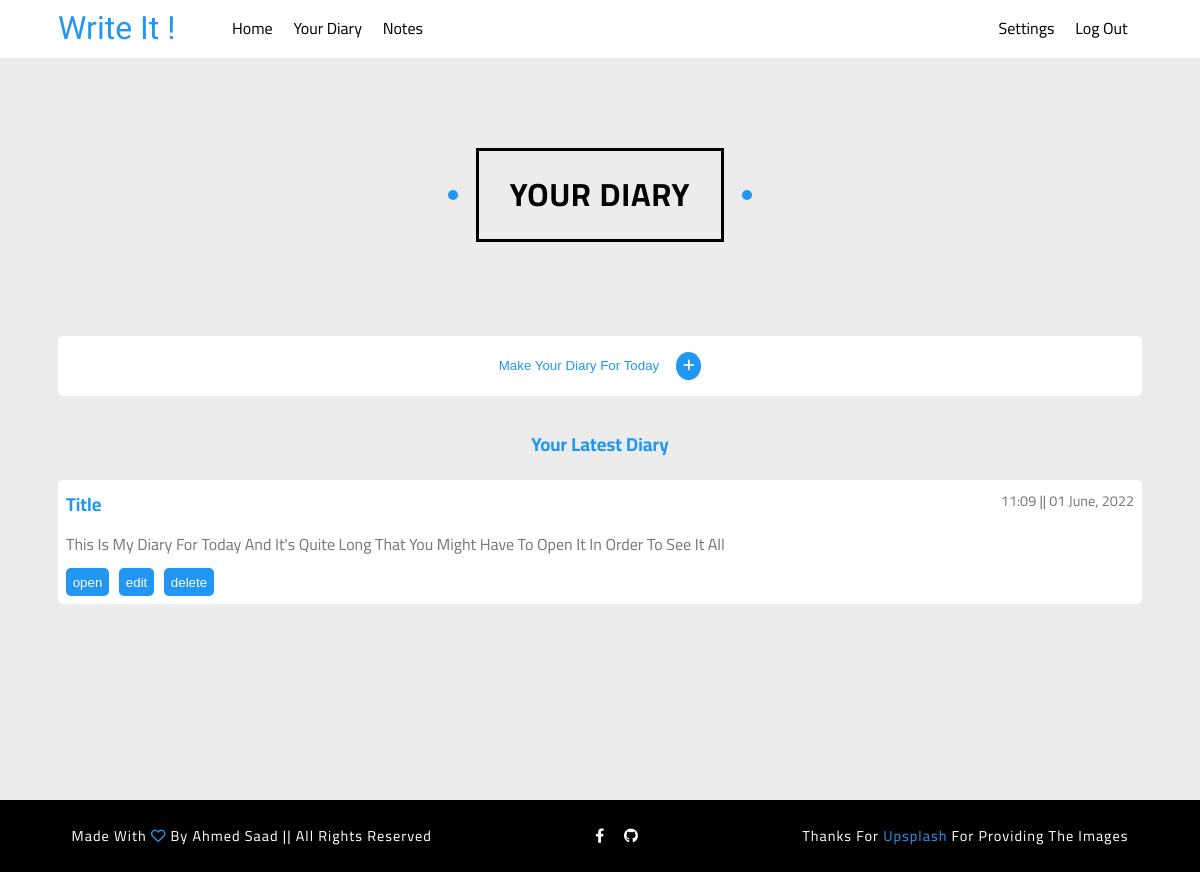
The page /diary (signed in) on the database its author committed.
### tables this page shows
CREATE TABLE diary (
diary_id INTEGER PRIMARY KEY AUTOINCREMENT,
user_id INTEGER,
title TEXT,
diary TEXT NOT NULL,
date TEXT NOT NULL,
time TEXT NOT NULL
);

### app.py (the view, shortened to what this page needs)
@app.route("/diary", methods=["GET", "POST"])
def diary():
    now = datetime.now()
    date = now.strftime("%d %B, %Y")
    time = now.strftime("%H:%M")
    if request.method == "GET":
        if session.get("user_id")  == None:
            return redirect("/")
        user_id = session["user_id"]
        user_diary = db.execute(
            "SELECT * FROM diary WHERE user_id = ?", user_id)
        today_diary = db.execute(
            "SELECT * FROM diary WHERE date = ? and user_id = ?", date,user_id)
        return render_template("diary.html", user_diary=user_diary,today_diary=today_diary)

### templates/diary.html (shortened to what this page needs)
{%extends "layout.html"%}
{%block main%}
<main class="diary-main">
  <div class="container">
    <h2 class="sec-header">your diary</h2>
    <div class="main-details">
      <div class="new">
        <button class="new-diary-btn">
          {%if not today_diary%}
          make your diary for today
          <span><i class="fa-solid fa-plus"></i></span>
        </button>
        {%else%}
        <p class="new-diary-btn">
          you've made your diary for today
        </p>
        {%endif%}
      </div>
      <div class="latest-diary">
        {%if user_diary%}
        <h3>your latest diary</h3>
        <div class="diary-cont">
          {%for diary in user_diary|reverse%}
          <div class="diary">
            <div class="title-date">
              <h3 class="title">{{diary["title"]}}</h3>
              <span class="date">{{diary["time"]}} || {{diary["date"]}}</span>
            </div>
            <p class="diary-text">
              {{diary["diary"]}}
            </p>
            <button class="open-diary">open</button>
            <button class="edit-diary">edit</button>
            <button class="delete-diary">delete</button>
          </div>
          {%endfor%}
        </div>
        {%else%}
          <div class="container">
            <h3>you have no diary yet</h3>
            <img src="../static/images/skills.png" class="fill-img">
          </div>
        {%endif%}
      </div>
    </div>
  </div>
</main>
{%endblock%}

### static/css/components.css (style rules this page uses)
.container { margin: auto; padding: 0 .5em; }
@media (min-width: 800px) { .container { width: 90%; } }
@media (min-width: 1200px) { .container { width: 1100px; } }
h3:not(.delete-header) { text-align: center; margin-bottom: 1em; color: var(--main-color) }
.sec-header { padding: 0.5em 1em; outline: 2px solid black; outline-offset: -1px; font-weight: 700; letter-spacing: .5px; font-size: 1.5rem; position: relative; width: max-content; margin: 0 auto 3em; text-transform: uppercase; transition-duration: 0.8s; z-index: 3; user-select: none; }
.sec-header::before, .sec-header::after { content: ""; position: absolute; border-radius: 50%; width: 10px; height: 10px; background-color: #2196f3; top: 50%; transform: translateY(-50%); -webkit-transform: translateY(-50%); -moz-transform: translateY(-50%); -ms-transform: translateY(-50%); -o-transform: translateY(-50%); }
.sec-header::before { right: -30px; }
.sec-header::after { left: -30px; }
@media (min-width: 800px) { .sec-header { font-size: 2rem; outline-width: 3px; letter-spacing: 1px; } }

### static/css/main.css (style rules this page uses)
html { scroll-behavior: smooth; }
:root { --main-color: #2196f3; --alt-color: #1787e0; --sec-bg-color: #ececec; --gray-color: rgb(119, 119, 119); --borders: #b9b9b9; --overlay: #ff007b26; }
*, *::before, *::after { margin: 0; padding: 0; box-sizing: border-box; }
input, button { border: none; outline: none; }
body { text-transform: capitalize; font-family: 'Cairo', sans-serif; line-height: 1.8; }
i, a, button, input[type="submit"] { cursor: pointer; }
main { min-height: 100vh; }
main:not(.index-main) { background-color: var(--sec-bg-color); padding-top: 150px; padding-bottom: 100px; }
:is(.diary, .notes) .card:hover::before { width: 100%; }
:is(.notes-main, .diary-main) .main-details .new { background-color: white; padding: 1em; border-radius: 5px; -webkit-border-radius: 5px; -moz-border-radius: 5px; -ms-border-radius: 5px; -o-border-radius: 5px; margin-bottom: 2em; }
:is(.notes-main, .diary-main) .main-details .new button:not(.close-modal) { display: block; margin: 0 auto; width: max-content; padding: .5em; background-color: transparent; text-transform: capitalize; color: var(--main-color); }
:is(.notes-main, .diary-main) .main-details .new button span { padding: .5em; border-radius: 50%; -webkit-border-radius: 50%; -moz-border-radius: 50%; -ms-border-radius: 50%; -o-border-radius: 50%; background-color: var(--main-color); margin-left: 1em; }
:is(.notes-main, .diary-main) .main-details .new button i { color: white; }
:is(.latest-notes, .latest-diary) :is(.notes-cont, .diary-cont) { display: flex; flex-direction: column; gap: 1em; }
:is(.latest-notes, .latest-diary) :is(.notes-cont, .diary-cont) :is(.note, .diary) { background-color: white; border-radius: 5px; -webkit-border-radius: 5px; -moz-border-radius: 5px; -ms-border-radius: 5px; -o-border-radius: 5px; padding: .5em; position: relative; }
:is(.latest-notes, .latest-diary) :is(.notes-cont, .diary-cont) :is(.note, .diary) .title-date { display: flex; justify-content: space-between; }
:is(.notes-main, .diary-main) .main-details h3.title { margin-bottom: 0; }
.main-details :is(.latest-notes, .latest-diary) .title-date span:last-child { margin-left: auto; font-size: .9rem; color: var(--gray-color); }
:is(.latest-notes, .latest-diary) :is(.note, .diary) p { height: fit-content; text-overflow: ellipsis; overflow: hidden; white-space: nowrap; margin: .5em 0; transition-duration: .3s; color: var(--gray-color); }
:is(.notes-main, .diary-main) .main-details button:not(.close-modal) { padding: .5em; background-color: var(--main-color); color: white; border-radius: 5px; -webkit-border-radius: 5px; -moz-border-radius: 5px; -ms-border-radius: 5px; -o-border-radius: 5px; margin-right: .5em; }

### rows shown on the page
diary: title "Title", time "11:09", date "01 June, 2022", diary "This Is My Diary For Today And It's Quite Long That You Might Have To Open It In Order To See It All"
